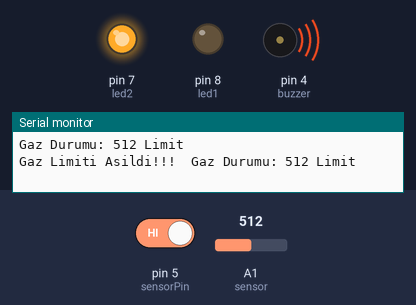
The sketch below on a simulated Arduino Uno, built with avr-gcc and run on an emulated ATmega328P. Shown: output pins drawn as LEDs (lit = HIGH), buzzer (waves = sounding), the last lines printed to the serial monitor. The test bench sets the inputs (shaded band); at power-on: A1 (sensor) = 512, pin 5 (sensorPin) HIGH.

Above: at 1.8 s.
1.9 s: A1 (sensor) set to 285
4.2 s: A1 (sensor) set to 252
At 7.2 s:
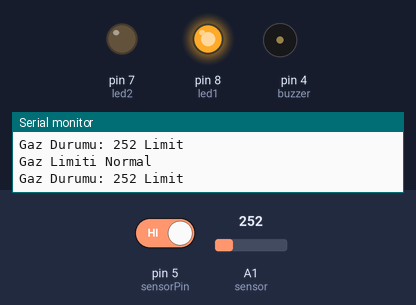
7.5 s: A1 (sensor) set to 280
At 9.5 s:
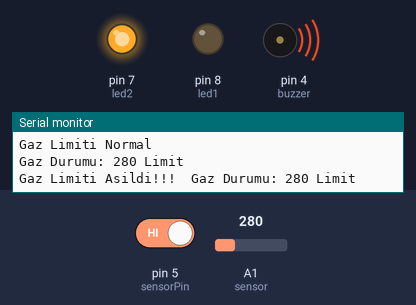
10.5 s: A1 (sensor) set to 260
At 13.1 s:
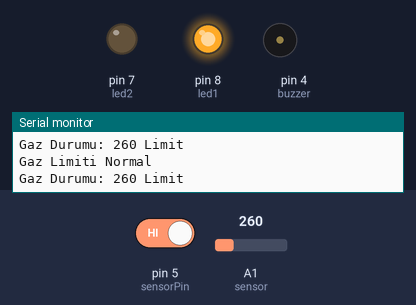
Timing chart, 0 to 14.5 s (numbered marks = the images above; inputs shaded):
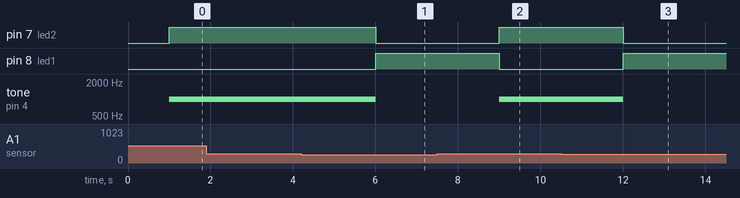

The sketch:

Gas_Limite.ino
```cpp
// Değişkenler tanımlandı.
int sensor=1; // Gaz sensörü arduino'nun analog 1 pinine bağlandı.
int led1=8; // LED 8. dijital çıkış pinine bağlandı.
int led2=7; // LED 7. dijital çıkış pinine bağlandı.
int buzzer=4; // Buzzer 4. dijital çıkış pinine bağlandı.
int gas_limite; // Gaz limiti değişkeni tanımlandı.
int tones[] = {261, 277, 294, 311, 330, 349, 370, 392, 415, 440}; //Buzzer'dan çıkan sesin tonu ayarlandı.
int sensorPin=5; // Alev sensörü arduino'nun dijital 5 pinine bağlandı.
int smoke_level; // Alev değişkeni tanımlandı.

//Tanımlamalar yapıldı.
void setup() {
  pinMode(sensor, INPUT); // Sensör giriş yapıldı.
  pinMode(led1, OUTPUT); // LED çıkış yapıldı.
  pinMode(led2, OUTPUT); // LED çıkış yapıldı.
  pinMode(buzzer, OUTPUT); // Buzzer çıkış yapıldı.
  Serial.begin(9600); // Saniyede yapılacak bit transferi miktarı belirlendi.
  pinMode(sensorPin, INPUT); // Alev sensörü giriş olarak belirlendi.
}

// Sürekli tekrarlanacak kodlar;
void loop() {
  gas_limite=analogRead(sensor); // Gaz sensöründen değer okunuyor.
  smoke_level= digitalRead(sensorPin); // Alev sensöründen değer okunuyor.
  Serial.print("Gaz Durumu: "); // Seri haberleşme ekranında Gaz Durumu yazısı yazdırıldı.
  Serial.print(gas_limite); // Seri haberleşme ekranında gaz limiti değeri gösteriliyor.
  Serial.println(" Limit"); // Seri haberleşme ekranında okunan değerin yanına Limit yazdırıldı.
  delay(1000); // 1 saniye aralıklarla değer gösterilecek.
  if (gas_limite>270 || smoke_level == LOW) // Değişkenlerden gelecek değerler kontrol ettiriliyor.
  {
  Serial.print("Gaz Limiti Asildi!!!  "); // Seri haberleşme ekranında Gaz Limiti Aşıldı yazısı yazdırıldı.
  digitalWrite(led1, LOW); // Yeşil LED'e gönderilen sinyal kesildi.
  digitalWrite(led2, HIGH); // Kırmızı LED'e sinyal gönderildi.
  tone(buzzer,1000); // Buzzer'a sinyal gönderildi.
  }
  else // Değişkenlerden gelen veriler tutmuyorsa;
  {
  Serial.println("Gaz Limiti Normal"); // Seri haberleşme ekranında Gaz Limiti Normal yazısı yazdırıldı.
  digitalWrite(led1, HIGH); // Yeşil LED'e sinyal gönderildi.
  digitalWrite(led2, LOW); // Kırmızı LED'e gönderilen sinyal kesildi.
  noTone(buzzer); // Buzzer'a gönderilen sinyal kesildi.
  }

}
```

Measured:
- the behaviour switches between 271 and 270 on A1 (sensor) (found by bisection; images 0 and 1)
- after the input at 4.2 s, pin 7 (led2): HIGH → LOW after 1.8 s; pin 8 (led1): LOW → HIGH after 1.8 s; tone on pin 4 (buzzer): 1000 Hz → silent after 1.8 s
- after the input at 7.5 s, pin 7 (led2): LOW → HIGH after 1.5 s; pin 8 (led1): HIGH → LOW after 1.5 s; tone on pin 4 (buzzer): silent → 1000 Hz after 1.5 s
- after the input at 10.5 s, pin 7 (led2): HIGH → LOW after 1.5 s; pin 8 (led1): LOW → HIGH after 1.5 s; tone on pin 4 (buzzer): 1000 Hz → silent after 1.5 s
